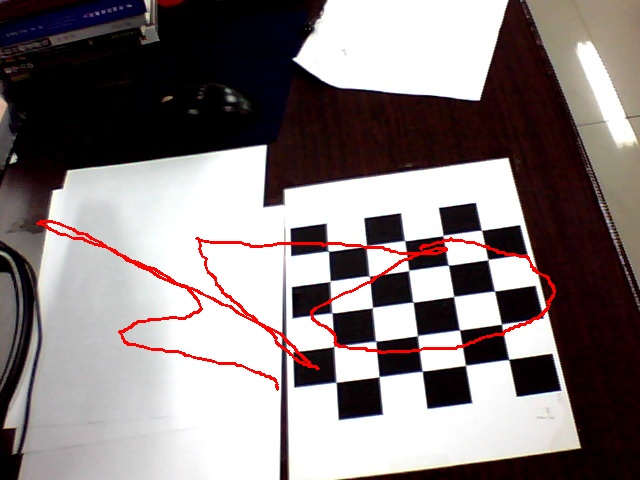
//> input picture images/01s.locus.jpg, 640 x 480 px
$ ./ChessboarCornerFinder ../images/01s.locus.jpg 3 3 out.png   (built with g++ and OpenCV 4)
//> lines starting //> are read from the running program, lines starting //| are printed output that depends on the picture
// [22 lines of licence text are left out]

#include <cv.h>
#include <cxcore.h>
#include <highgui.h>
#pragma comment(lib,"cv210d.lib")
#pragma comment(lib,"cxcore210d.lib")
#pragma comment(lib,"highgui210d.lib")

#include <string>
#include <iostream>
using namespace std;

int main(int argc,char** argv)
{
	if (argc!=4&&argc!=5){
		cout<<"usage:\tchessboardCornerFinder fi nw nh [fs]"
			<<"\n\tfi\tfilename of the image"
			<<"\n\tnw\tnumber of chessboard corners in width"
			<<"\n\tnh\tnumber of chessboard corners in height"
			<<"\n\tfs\tname of the file to save the result "<<endl;
		return 0;
	}
	string imgname=argv[1];
	int nw=atoi(argv[2]);
	int nh=atoi(argv[3]);

	IplImage* img=cvLoadImage(imgname.c_str(),CV_LOAD_IMAGE_GRAYSCALE);
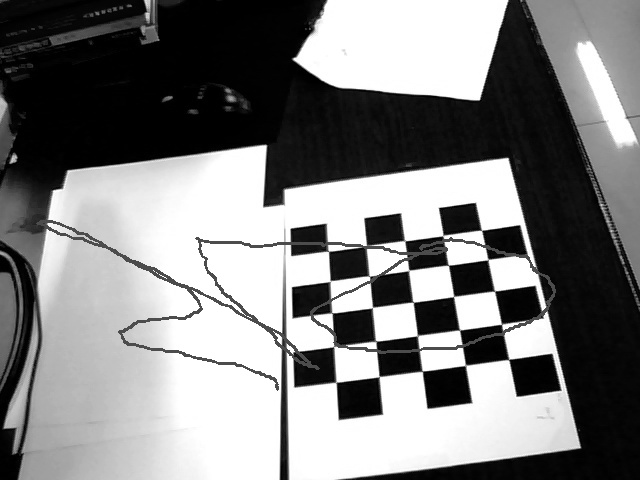
//> img: 480 rows x 640 cols, CV_8UC1; min 0, max 255, mean 129.1
	if (!img){
		cout<<"failed to load image"<<endl;
		return -1;
	}
	CvMat* corners=cvCreateMat(nw,nh,CV_32FC2);
	int cornerCount;
	int ret=cvFindChessboardCorners(img,cvSize(nw,nh),(CvPoint2D32f*)corners->data.fl,&cornerCount,CV_CALIB_CB_ADAPTIVE_THRESH |CV_CALIB_CB_NORMALIZE_IMAGE);
//> cornerCount = 0; ret = 0
	cvFindCornerSubPix(img,(CvPoint2D32f*)corners->data.fl,cornerCount,cvSize(11,11),
		cvSize(-1,-1),cvTermCriteria(CV_TERMCRIT_ITER|CV_TERMCRIT_EPS,20,0.03));
	IplImage* imgcolor=cvCreateImage(cvGetSize(img),8,3);
	cvCvtColor(img,imgcolor,CV_GRAY2RGB);
	cvDrawChessboardCorners(imgcolor,cvSize(nw,nh),(CvPoint2D32f *)corners->data.fl,cornerCount,ret);

	imgname+=".corners.jpg";
	if (!cvSaveImage(imgname.c_str(),imgcolor)){
		cout<<"failed to save image:"<<imgname<<endl;
	}

	if (!ret){//not find all corners
		cout<<"not all corners were found"<<endl;
	}

	string foutname;//name of the file to save the result
	if (argc==5){
		foutname=argv[4];
	}else{
		int dotpos=imgname.find_last_of('.');
		if (dotpos==imgname.npos){//not possible
		}else{
			foutname=imgname.substr(0,dotpos);
		}
		foutname+="-corners.yml";
	}

	//save as yml
//> (the run ends here: the program needs code that is not available in this run, at `CvFileStorage* fs=cvOpenFileStorage(foutname.c_str(),NULL,CV_STORAGE_W..`)

$ run again, on images/image0_000.jpg.corners.jpg
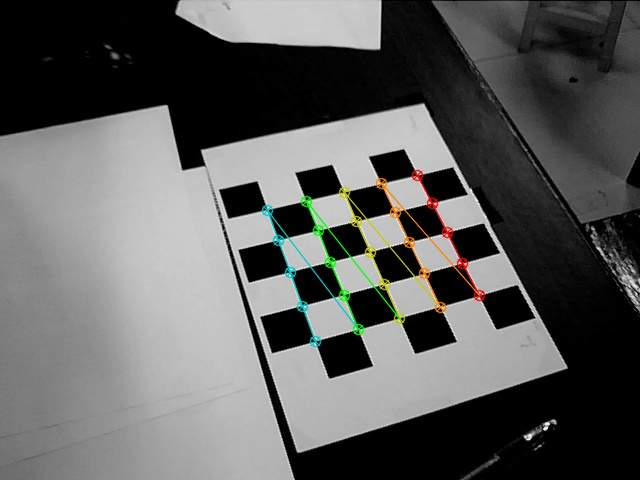
//> input picture images/image0_000.jpg.corners.jpg, 640 x 480 px
//> `IplImage* img=cvLoadImage(imgname.c_str(),CV_LOAD_IMAGE_GRAYSCALE);`:
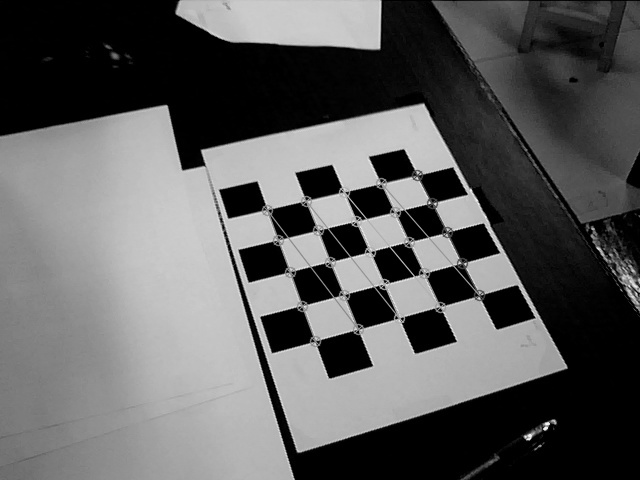
//> img: 480 rows x 640 cols, CV_8UC1; min 0, max 245, mean 93.7
//> cornerCount = 9; ret = 1
//> `cvDrawChessboardCorners(imgcolor,cvSize(nw,nh),(CvPoint2D32f *)corners..`:
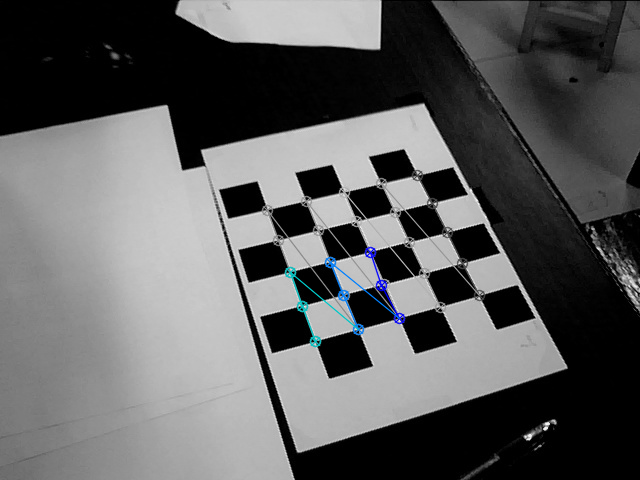
//> imgcolor: 480 rows x 640 cols, CV_8UC3; mean R, G, B 93.3, 93.7, 94

$ run again, on images/image0_001.jpg
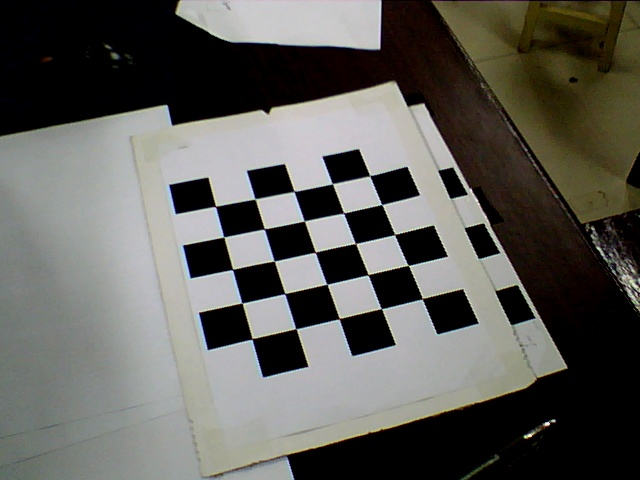
//> input picture images/image0_001.jpg, 640 x 480 px
//> `IplImage* img=cvLoadImage(imgname.c_str(),CV_LOAD_IMAGE_GRAYSCALE);`:
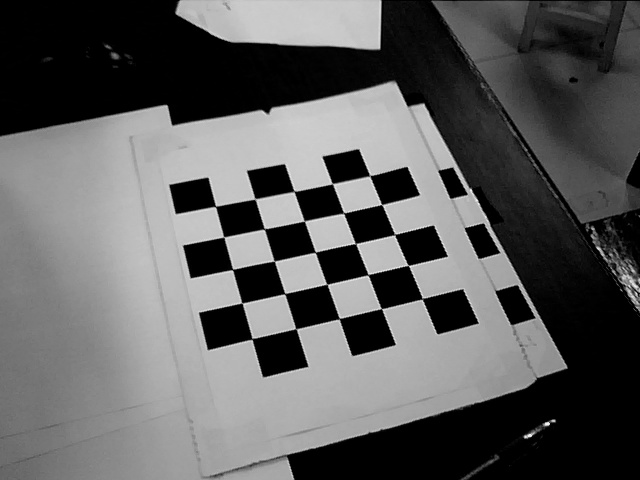
//> img: 480 rows x 640 cols, CV_8UC1; min 0, max 246, mean 93.3
//> cornerCount = 0
